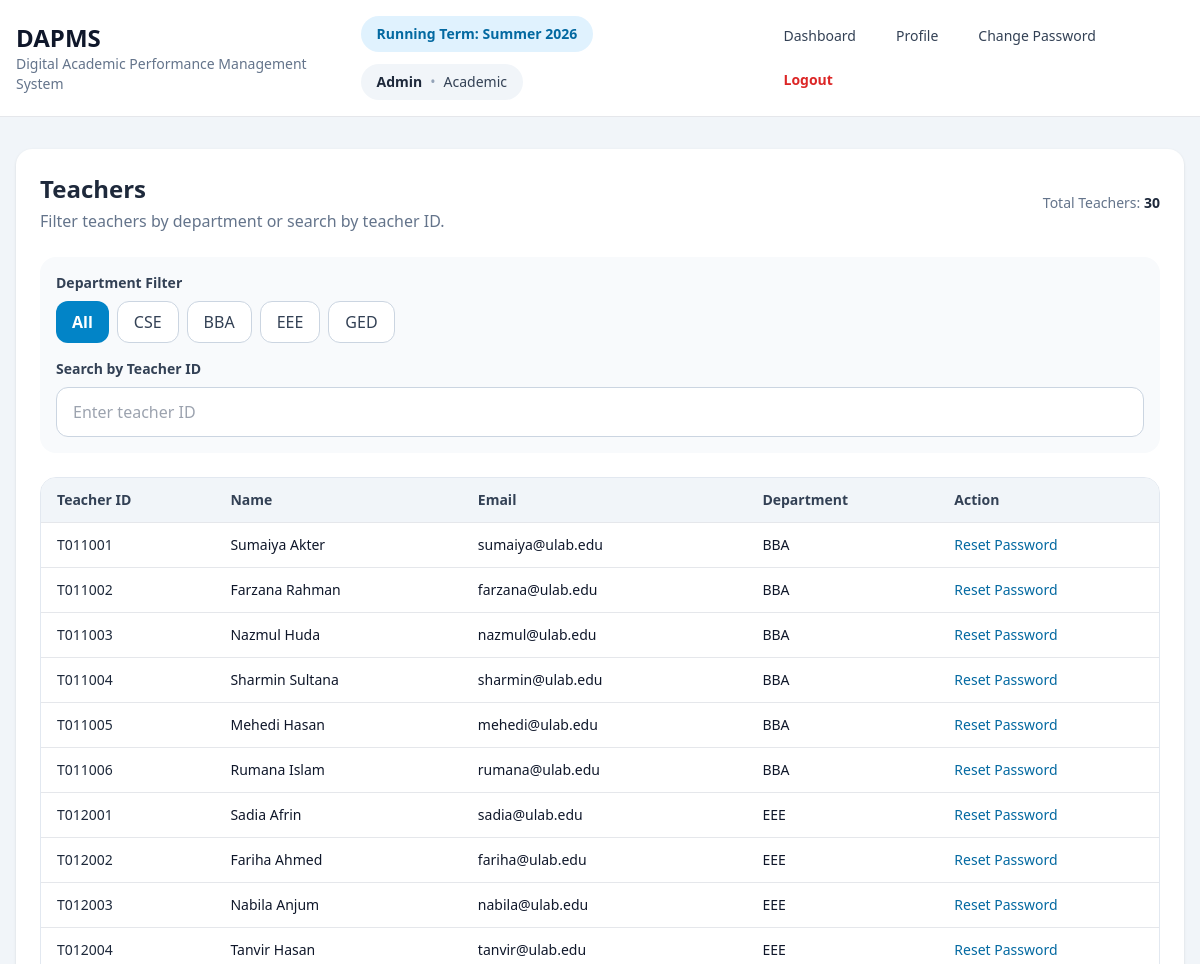
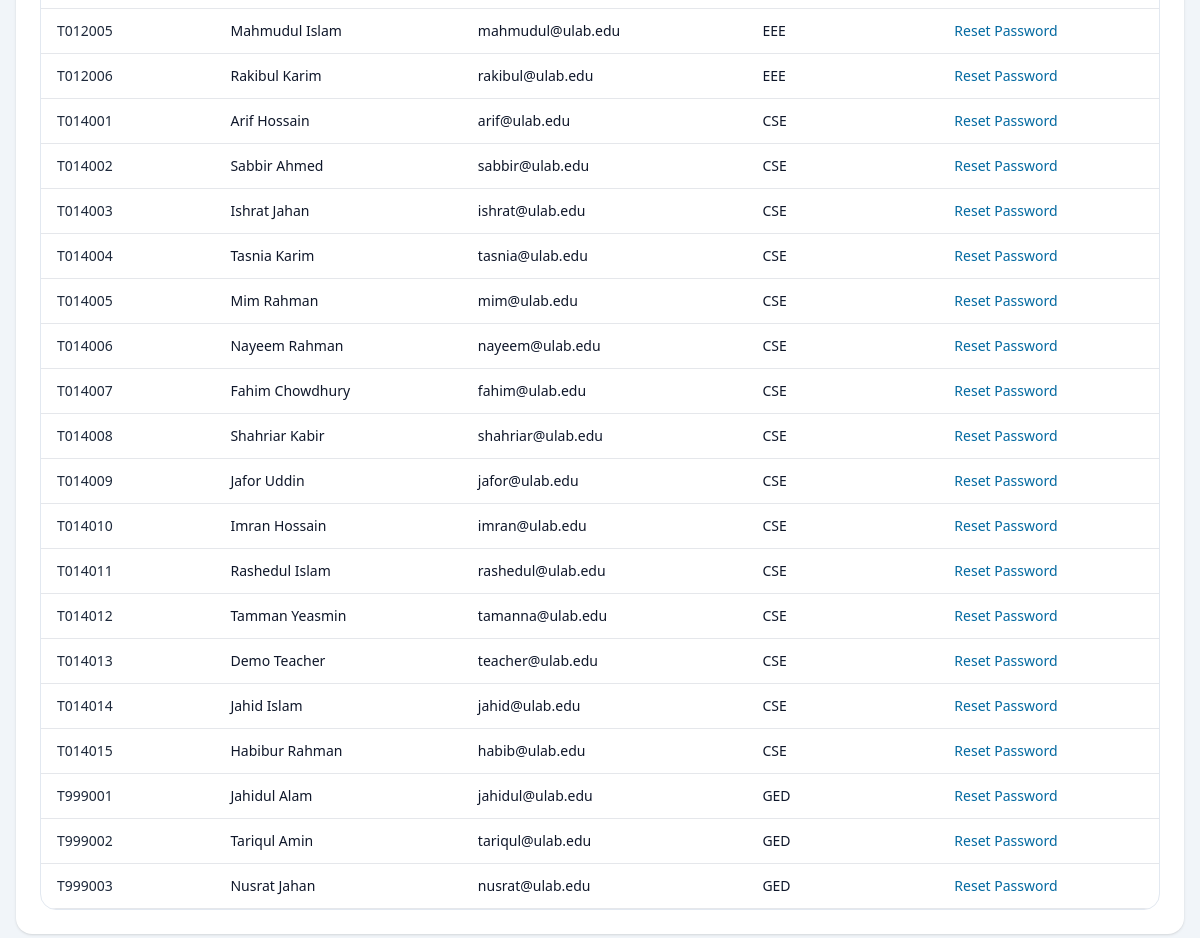
The page /admin/teachers (signed in) on the database its author committed (2 pictures, top to bottom).
### tables this page shows
CREATE TABLE terms(
            id INTEGER PRIMARY KEY AUTOINCREMENT,
            name TEXT NOT NULL,
            start_date TEXT NOT NULL,
            end_date TEXT NOT NULL,
            status TEXT NOT NULL DEFAULT 'running'
        , semester TEXT, year INTEGER);

CREATE TABLE users(
            id INTEGER PRIMARY KEY AUTOINCREMENT,
            role TEXT NOT NULL,
            name TEXT NOT NULL,
            email TEXT NOT NULL UNIQUE,
            password_hash TEXT NOT NULL,
            department TEXT NOT NULL
        );

CREATE TABLE teachers(
            user_id INTEGER PRIMARY KEY,
            teacher_id TEXT NOT NULL UNIQUE,
            FOREIGN KEY(user_id) REFERENCES users(id) ON DELETE CASCADE
        );

### app/routes/admin.py (the view)
@bp.route('/teachers')
@role_required('admin')
def teachers():
    return render_template('admin/list_teachers.html', rows=_manager().list_teachers())

### app/core/security.py (called while the page is built)
def load_user():
    user_id = session.get('user_id')
    if not user_id:
        g.user = None
        return
    g.user = get_db().execute('SELECT * FROM users WHERE id=?', (user_id,)).fetchone()

def role_required(*roles):
    def decorator(view):
        @wraps(view)
        def wrapped(*args, **kwargs):
            if session.get('role') not in roles:
                return redirect(url_for('auth.login'))
            return view(*args, **kwargs)
        return wrapped
    return decorator

### app/db.py (called while the page is built)
def get_db():
    if 'db' not in g:
        g.db = sqlite3.connect(current_app.config['DATABASE'])
        g.db.row_factory = sqlite3.Row
        g.db.execute('PRAGMA foreign_keys = ON')
    return g.db

### app/managers/admin_manager.py (called while the page is built)
    def list_teachers(self):
        return self.db.execute('''SELECT users.id, users.name, users.email, users.department, teachers.teacher_id FROM users JOIN teachers ON teachers.user_id=users.id ORDER BY teachers.teacher_id''').fetchall()

### app/routes/admin.py (called while the page is built)
def _manager() -> AdminManager:
    return AdminManager(get_db())

### app/routes/auth.py (called while the page is built)
@bp.before_app_request
def before():
    load_user()

### app/templates/admin/list_teachers.html (shortened to what this page needs)
{% extends 'layout.html' %}
{% block content %}
<div class="bg-white rounded-2xl shadow p-6 space-y-6">
  <div class="flex flex-col lg:flex-row lg:items-center lg:justify-between gap-4">
    <div>
      <h2 class="text-2xl font-bold text-slate-800">Teachers</h2>
      <p class="text-slate-500 mt-1">Filter teachers by department or search by teacher ID.</p>
    </div>
    <div class="text-sm text-slate-500">
      Total Teachers: <span id="teacherCount" class="font-semibold text-slate-800">{{ rows|length }}</span>
    </div>
  </div>
  <div class="bg-slate-50 rounded-2xl p-4 space-y-4">
    <div>
      <label class="block text-sm font-semibold text-slate-700 mb-2">Department Filter</label>
      <div class="flex flex-wrap gap-2">
        <button type="button" class="dept-filter-btn px-4 py-2 rounded-xl bg-sky-600 text-white font-semibold" data-dept="all">
          All
        </button>
        <button type="button" class="dept-filter-btn px-4 py-2 rounded-xl bg-white border border-slate-300 text-slate-700 font-medium" data-dept="CSE">
          CSE
        </button>
        <button type="button" class="dept-filter-btn px-4 py-2 rounded-xl bg-white border border-slate-300 text-slate-700 font-medium" data-dept="BBA">
          BBA
        </button>
        <button type="button" class="dept-filter-btn px-4 py-2 rounded-xl bg-white border border-slate-300 text-slate-700 font-medium" data-dept="EEE">
          EEE
        </button>
        <button type="button" class="dept-filter-btn px-4 py-2 rounded-xl bg-white border border-slate-300 text-slate-700 font-medium" data-dept="GED">
          GED
        </button>
      </div>
    </div>
    <div>
      <label for="teacherIdSearch" class="block text-sm font-semibold text-slate-700 mb-2">Search by Teacher ID</label>
      <input
        id="teacherIdSearch"
        type="text"
        placeholder="Enter teacher ID"
        class="w-full border border-slate-300 rounded-xl px-4 py-3 focus:outline-none focus:ring-2 focus:ring-sky-500"
      >
    </div>
  </div>
  <div class="overflow-auto rounded-2xl border border-slate-200">
    <table class="w-full text-sm">
      <thead class="bg-slate-100 text-slate-700">
        <tr class="border-b">
          <th class="text-left px-4 py-3 font-semibold">Teacher ID</th>
          <th class="text-left px-4 py-3 font-semibold">Name</th>
          <th class="text-left px-4 py-3 font-semibold">Email</th>
          <th class="text-left px-4 py-3 font-semibold">Department</th>
          <th class="text-left px-4 py-3 font-semibold">Action</th>
        </tr>
      </thead>
      <tbody id="teacherTableBody">
        {% for r in rows %}
        <tr
          class="border-b hover:bg-slate-50 teacher-row"
          data-teacher-id="{{ r['teacher_id'] }}"
          data-department="{{ r['department'] }}"
        >
          <td class="px-4 py-3 font-medium text-slate-800">{{ r['teacher_id'] }}</td>
          <td class="px-4 py-3">{{ r['name'] }}</td>
          <td class="px-4 py-3">{{ r['email'] }}</td>
          <td class="px-4 py-3">{{ r['department'] }}</td>
          <td class="px-4 py-3">
            <a
              class="text-sky-700 font-medium hover:text-sky-900"
              href="{{ url_for('admin.reset_user_password', user_id=r['id']) }}"
            >
              Reset Password
            </a>
          </td>
        </tr>
        {% endfor %}
      </tbody>
    </table>
  </div>
</div>
{% endblock %}

### app/templates/layout.html (shortened to what this page needs)
<!DOCTYPE html>
<html>
<head>
  <script src="https://cdn.tailwindcss.com"></script>
</head>
<body class="bg-slate-100 text-slate-900 min-h-screen">
  <nav class="bg-white border-b sticky top-0 z-20">
    <div class="max-w-7xl mx-auto px-4 py-4 flex justify-between items-center gap-4">
      <div>
        <h1 class="text-2xl font-bold">DAPMS</h1>
        <p class="text-sm text-slate-500">Digital Academic Performance Management System</p>
      </div>
     <div class="flex flex-col lg:flex-row lg:items-center lg:justify-between gap-4">
  <div class="flex flex-wrap items-center gap-3">
    {% if current_term %}
      <span class="inline-flex items-center px-4 py-2 rounded-full bg-sky-100 text-sky-700 text-sm font-semibold">
        Running Term: {{ current_term['name'] }}
      </span>
    {% endif %}
    {% if current_user %}
      <div class="inline-flex items-center px-4 py-2 rounded-full bg-slate-100 text-slate-700 text-sm">
        <span class="font-semibold text-slate-800">{{ current_user['name'] }}</span>
        {% if current_user['department'] %}
          <span class="mx-2 text-slate-400">•</span>
          <span>{{ current_user['department'] }}</span>
        {% endif %}
      </div>
    {% endif %}
  </div>
  <div class="flex flex-wrap items-center gap-2">
    {% if session.get('role') == 'admin' %}
      <a href="{{ url_for('admin.dashboard') }}"
         class="px-4 py-2 rounded-xl text-sm font-medium transition
         {% if request.endpoint == 'admin.dashboard' %}
           bg-sky-600 text-white font-bold shadow
         {% else %}
           text-slate-700 hover:bg-slate-100 hover:text-sky-700
         {% endif %}">
        Dashboard
      </a>
    {% endif %}
    {% if session.get('user_id') %}
      <a href="{{ url_for('auth.profile') }}"
         class="px-4 py-2 rounded-xl text-sm font-medium transition
         {% if request.endpoint == 'auth.profile' %}
           bg-sky-600 text-white font-bold shadow
         {% else %}
           text-slate-700 hover:bg-slate-100 hover:text-sky-700
         {% endif %}">
        Profile
      </a>
    {% endif %}
    {% if session.get('user_id') %}
      <a href="{{ url_for('auth.change_password') }}"
         class="px-4 py-2 rounded-xl text-sm font-medium transition
         {% if request.endpoint == 'auth.change_password' %}
           bg-sky-600 text-white font-bold shadow
         {% else %}
           text-slate-700 hover:bg-slate-100 hover:text-sky-700
         {% endif %}">
        Change Password
      </a>
    {% endif %}
    {% if session.get('user_id') %}
      <a href="{{ url_for('auth.logout') }}"
         class="px-4 py-2 rounded-xl text-sm font-semibold text-red-600 hover:bg-red-50 hover:text-red-700 transition">
        Logout
      </a>
    {% else %}
      <a href="{{ url_for('auth.forgot_password') }}"
         class="px-4 py-2 rounded-xl text-sm font-medium text-slate-700 hover:bg-slate-100 hover:text-sky-700 transition">
        Forgot Password
      </a>
    {% endif %}
  </div>
</div>
    </div>
  </nav>
  <div class="max-w-7xl mx-auto px-4 py-8">
    {% block content %}{% endblock %}
  </div>
</body>
</html>

### rows shown on the page
terms: name "Summer 2026"
users: name "Admin", department "Academic"
teachers: teacher_id "T011001", name "Sumaiya Akter", email "sumaiya@ulab.edu", department "BBA"
teachers: teacher_id "T011002", name "Farzana Rahman", email "farzana@ulab.edu", department "BBA"
teachers: teacher_id "T011003", name "Nazmul Huda", email "nazmul@ulab.edu", department "BBA"
teachers: teacher_id "T011004", name "Sharmin Sultana", email "sharmin@ulab.edu", department "BBA"
teachers: teacher_id "T011005", name "Mehedi Hasan", email "mehedi@ulab.edu", department "BBA"
teachers: teacher_id "T011006", name "Rumana Islam", email "rumana@ulab.edu", department "BBA"
teachers: teacher_id "T012001", name "Sadia Afrin", email "sadia@ulab.edu", department "EEE"
teachers: teacher_id "T012002", name "Fariha Ahmed", email "fariha@ulab.edu", department "EEE"
teachers: teacher_id "T012003", name "Nabila Anjum", email "nabila@ulab.edu", department "EEE"
teachers: teacher_id "T012004", name "Tanvir Hasan", email "tanvir@ulab.edu", department "EEE"
teachers: teacher_id "T012005", name "Mahmudul Islam", email "mahmudul@ulab.edu", department "EEE"
teachers: teacher_id "T012006", name "Rakibul Karim", email "rakibul@ulab.edu", department "EEE"
teachers: teacher_id "T014001", name "Arif Hossain", email "arif@ulab.edu", department "CSE"
teachers: teacher_id "T014002", name "Sabbir Ahmed", email "sabbir@ulab.edu", department "CSE"
teachers: teacher_id "T014003", name "Ishrat Jahan", email "ishrat@ulab.edu", department "CSE"
teachers: teacher_id "T014004", name "Tasnia Karim", email "tasnia@ulab.edu", department "CSE"
teachers: teacher_id "T014005", name "Mim Rahman", email "mim@ulab.edu", department "CSE"
teachers: teacher_id "T014006", name "Nayeem Rahman", email "nayeem@ulab.edu", department "CSE"
teachers: teacher_id "T014007", name "Fahim Chowdhury", email "fahim@ulab.edu", department "CSE"
teachers: teacher_id "T014008", name "Shahriar Kabir", email "shahriar@ulab.edu", department "CSE"
teachers: teacher_id "T014009", name "Jafor Uddin", email "jafor@ulab.edu", department "CSE"
teachers: teacher_id "T014010", name "Imran Hossain", email "imran@ulab.edu", department "CSE"
teachers: teacher_id "T014011", name "Rashedul Islam", email "rashedul@ulab.edu", department "CSE"
teachers: teacher_id "T014012", name "Tamman Yeasmin", email "tamanna@ulab.edu", department "CSE"
teachers: teacher_id "T014013", name "Demo Teacher", email "teacher@ulab.edu", department "CSE"
teachers: teacher_id "T014014", name "Jahid Islam", email "jahid@ulab.edu", department "CSE"
teachers: teacher_id "T014015", name "Habibur Rahman", email "habib@ulab.edu", department "CSE"
teachers: teacher_id "T999001", name "Jahidul Alam", email "jahidul@ulab.edu", department "GED"
teachers: teacher_id "T999002", name "Tariqul Amin", email "tariqul@ulab.edu", department "GED"
teachers: teacher_id "T999003", name "Nusrat Jahan", email "nusrat@ulab.edu", department "GED"

### other values the page prints
{{ rows|length }} "30"
